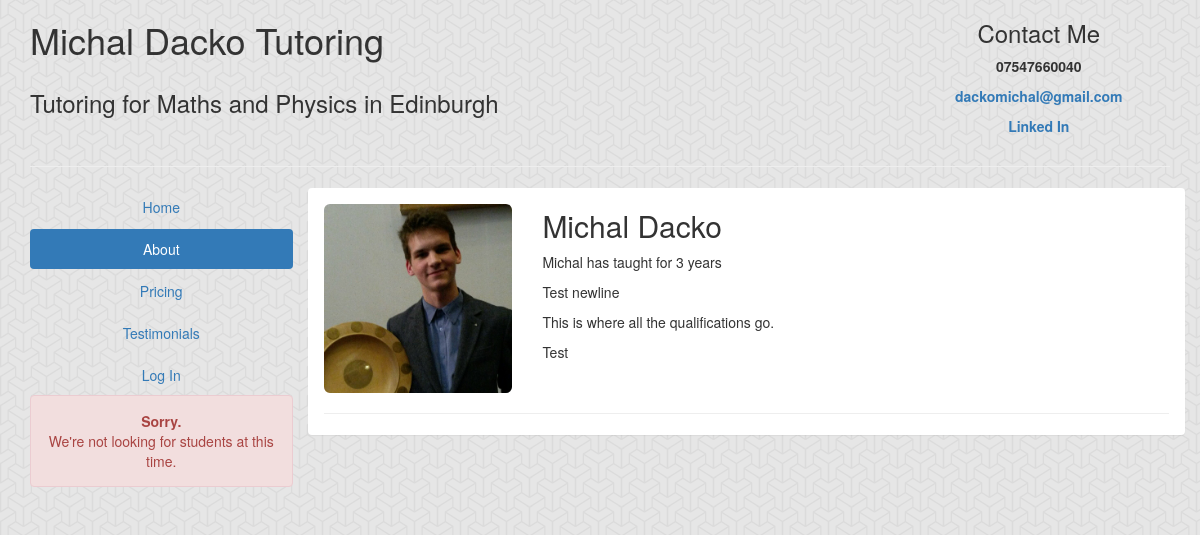
The page /about/ on the database its author committed.
### school/models.py (models this page shows, shortened)
class Teacher(models.Model):
	profile=models.OneToOneField(Profile, on_delete=models.CASCADE, related_name="Teacher")
	accountName=models.CharField(max_length=50)
	sortCode=models.CharField(max_length=8)
	accountNumber=models.CharField(max_length=8)
	about = models.TextField(max_length=1000)
	qualifications = models.TextField(max_length=500)
	picturelink = models.CharField(max_length=300)
	def __str__(self):
		return self.profile.getName()

class Profile(models.Model):
	user = models.OneToOneField(User, on_delete=models.CASCADE, related_name="profile")
	isStudent = models.BooleanField(default=True)
	isParent = models.BooleanField(default=False)
	isTeacher = models.BooleanField(default=False)
	def getName(self):
		return self.user.first_name + " " + self.user.last_name

### MichalDackoTutoring/views.py (the view)
# urls.py: url(r'^about/$', mdt_views.about, name='about'),
def about(request):
	template = "about.html"
	context= {"teachers": Teacher.objects.all()}
	return render(request, template, context)

### templates/about.html (shortened to what this page needs)
{% extends "base.html" %}
{% block about%}
class="active"
{% endblock %}
{% block content %}
    <div class="col-sm-12 col-md-9 panel">
    {% for t in teachers %}
        <div class="row">
            <div class="col-sm-12 col-md-3">
                <img class="img-fluid img-rounded" width="100%" height="auto" src="{{t.picturelink}}" style="margin-top: 15px;">
            </div>
            <div class="col-sm-12 col-md-9">
                <h2 id="{{t.id}}">{{t}}</h2>
                <p>{{t.about|linebreaks}}</p>
                <p>{{t.qualifications|linebreaks}}</p>
            </div>
        </div>
        <hr/>
    {% endfor%}
    </div>
{% endblock %}

### static/css/app.css (style rules this page uses)
body { background: url("/static/img/background.png"); }

### rows shown on the page
Teacher: picturelink (picture), profile.last_name "Michal Dacko", about "Michal has taught for 3 years Test newline", qualifications "This is where all the qualifications go. Test"
